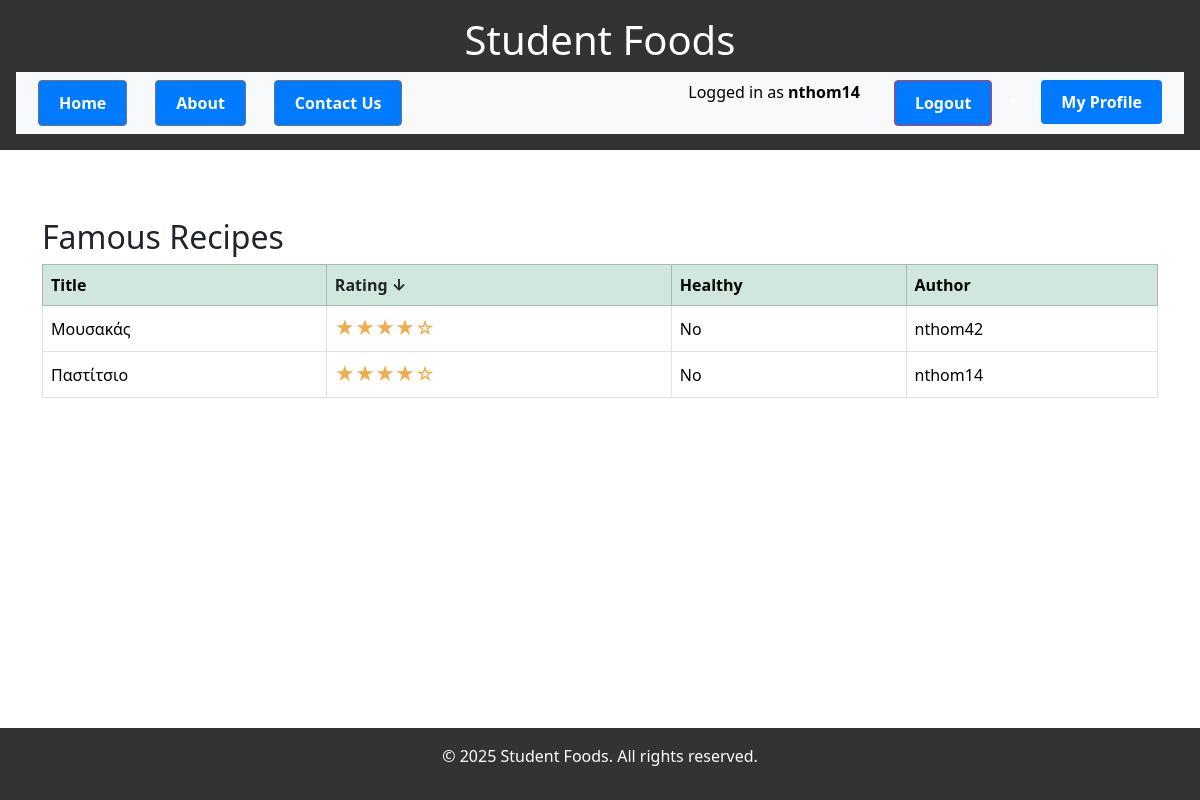
/famous_recipes.php (signed in), run on the app's committed database.
### tables this page shows
CREATE TABLE `recipes` (
  `id` int(11) NOT NULL,
  `user_id` int(11) NOT NULL,
  `title` varchar(255) NOT NULL,
  `description` text DEFAULT NULL,
  `created_at` timestamp NOT NULL DEFAULT current_timestamp(),
  `rating` tinyint(3) UNSIGNED NOT NULL DEFAULT 0,
  `is_healthy` tinyint(1) NOT NULL DEFAULT 0,
  `is_favorite` tinyint(1) NOT NULL DEFAULT 0
);

CREATE TABLE `users` (
  `id` int(11) NOT NULL,
  `username` varchar(50) NOT NULL,
  `email` varchar(100) NOT NULL,
  `password` varchar(255) NOT NULL,
  `created_at` timestamp NOT NULL DEFAULT current_timestamp(),
  `remember_token` varchar(64) DEFAULT NULL
);

### famous_recipes.php (the view, shortened to what this page needs)
<?php
require 'config.php';
$sort = $_GET['sort'] ?? 'desc';
$order = ($sort === 'asc') ? 'ASC' : 'DESC';
$toggleSort = ($sort === 'asc') ? 'desc' : 'asc';
$stmt = $pdo->prepare("
    SELECT r.id, r.title, r.rating, r.is_healthy, u.username
    FROM recipes r
    JOIN users u ON r.user_id = u.id
    WHERE r.rating >= 4
    ORDER BY r.rating $order, r.title ASC
");
$stmt->execute();
$recipes = $stmt->fetchAll();
?>
<?php include 'header.php'; ?>
<div class="container mt-5">
    <h2>Famous Recipes</h2>
    <?php if (count($recipes) === 0): ?>
        <div class="alert alert-info">No famous recipes yet.</div>
    <?php else: ?>
        <div class="table-responsive">
            <table class="table table-hover table-bordered align-middle">
                <thead class="table-success">
                    <tr>
                        <th>Title</th>
                        <th>
                            <a href="?sort=<?= $toggleSort ?>" class="text-decoration-none text-dark">
                                Rating <?= $sort === 'asc' ? '↑' : '↓' ?>
                            </a>
                        </th>
                        <th>Healthy</th>
                        <th>Author</th>
                    </tr>
                </thead>
                <tbody>
                    <?php foreach ($recipes as $recipe): ?>
                        <tr onclick="window.location='recipe_view.php?id=<?= $recipe['id'] ?>&from=famous'" style="cursor:pointer;">
                            <td><?= htmlspecialchars($recipe['title']) ?></td>
                            <td>
                                <span style="color: #f0ad4e; font-size: 1.2rem;">
                                    <?php
                                    $rating = (int)$recipe['rating'];
                                    for ($i = 1; $i <= 5; $i++) {
                                        echo $i <= $rating ? "&#9733;" : "&#9734;";
                                    }
                                    ?>
                                </span>
                            </td>
                            <td><?= $recipe['is_healthy'] ? 'Yes' : 'No' ?></td>
                            <td><?= htmlspecialchars($recipe['username']) ?></td>
                        </tr>
                    <?php endforeach; ?>
                </tbody>
            </table>
        </div>
    <?php endif; ?>
</div>
<?php include 'footer.php'; ?>

### css/style.css (style rules this page uses)
html, body { height: 100%; margin: 0; }

### famous_recipes.php (style rules this page uses)
th a { cursor: pointer; font-weight: bold; }

### data on the page
recipes: title "Μουσακάς", rating 4 (drawn), is_healthy "No", user.username "nthom42"
recipes: title "Παστίτσιο", rating 4 (drawn), is_healthy "No", user.username "nthom14"

### other printed values
$_SESSION['user']['username'] "nthom14"
